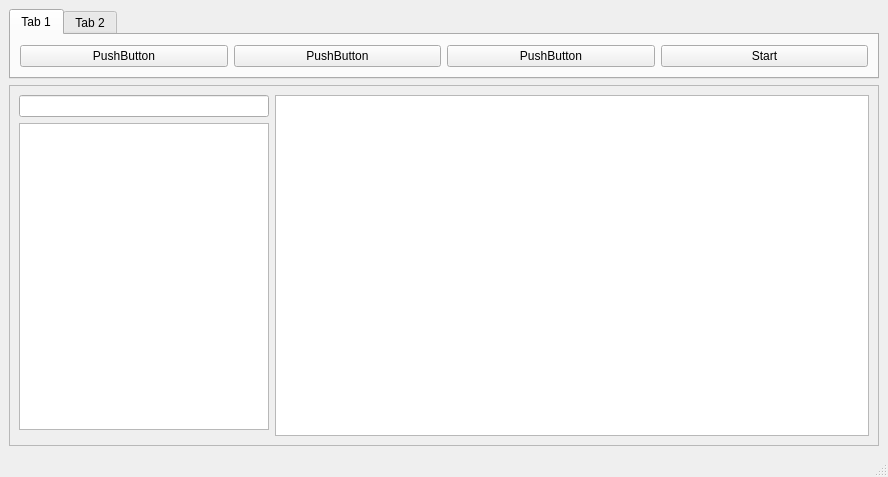
<?xml version="1.0" encoding="UTF-8"?>
<ui version="4.0">
 <class>MainWindow</class>
 <widget class="QMainWindow" name="MainWindow">
  <property name="geometry">
   <rect>
    <x>0</x>
    <y>0</y>
    <width>888</width>
    <height>477</height>
   </rect>
  </property>
  <property name="mouseTracking">
   <bool>true</bool>
  </property>
  <property name="windowTitle">
   <string>MainWindow</string>
  </property>
  <widget class="QWidget" name="centralwidget">
   <layout class="QVBoxLayout" name="verticalLayout_2">
    <item>
     <layout class="QVBoxLayout" name="verticalLayout">
      <item>
       <widget class="QTabWidget" name="tabWidget">
        <property name="sizePolicy">
         <sizepolicy hsizetype="Expanding" vsizetype="Fixed">
          <horstretch>0</horstretch>
          <verstretch>0</verstretch>
         </sizepolicy>
        </property>
        <property name="currentIndex">
         <number>0</number>
        </property>
        <widget class="QWidget" name="tab">
         <attribute name="title">
          <string>Tab 1</string>
         </attribute>
         <layout class="QGridLayout" name="gridLayout">
          <item row="0" column="1">
           <widget class="QPushButton" name="pushButton_3">
            <property name="text">
             <string>PushButton</string>
            </property>
           </widget>
          </item>
          <item row="0" column="3">
           <widget class="QPushButton" name="pushButton">
            <property name="text">
             <string>Start</string>
            </property>
           </widget>
          </item>
          <item row="0" column="0">
           <widget class="QPushButton" name="pushButton_2">
            <property name="text">
             <string>PushButton</string>
            </property>
           </widget>
          </item>
          <item row="0" column="2">
           <widget class="QPushButton" name="pushButton_4">
            <property name="text">
             <string>PushButton</string>
            </property>
           </widget>
          </item>
         </layout>
        </widget>
        <widget class="QWidget" name="tab_2">
         <attribute name="title">
          <string>Tab 2</string>
         </attribute>
        </widget>
       </widget>
      </item>
      <item>
       <layout class="QHBoxLayout" name="horizontalLayout">
        <item>
         <widget class="QScrollArea" name="scrollArea">
          <property name="widgetResizable">
           <bool>true</bool>
          </property>
          <widget class="QWidget" name="scrollAreaWidgetContents">
           <property name="geometry">
            <rect>
             <x>0</x>
             <y>0</y>
             <width>864</width>
             <height>330</height>
            </rect>
           </property>
           <layout class="QHBoxLayout" name="horizontalLayout_4">
            <item>
             <layout class="QHBoxLayout" name="horizontalLayout_3">
              <item>
               <layout class="QVBoxLayout" name="verticalLayout_3">
                <property name="sizeConstraint">
                 <enum>QLayout::SizeConstraint::SetMaximumSize</enum>
                </property>
                <item>
                 <widget class="QLineEdit" name="lineEdit">
                  <property name="maximumSize">
                   <size>
                    <width>250</width>
                    <height>16777215</height>
                   </size>
                  </property>
                 </widget>
                </item>
                <item>
                 <widget class="ComponentListWidget" name="listWidget">
                  <property name="maximumSize">
                   <size>
                    <width>250</width>
                    <height>16777215</height>
                   </size>
                  </property>
                  <property name="mouseTracking">
                   <bool>true</bool>
                  </property>
                  <property name="dragEnabled">
                   <bool>true</bool>
                  </property>
                  <property name="dragDropMode">
                   <enum>QAbstractItemView::DragDropMode::DragOnly</enum>
                  </property>
                  <property name="defaultDropAction">
                   <enum>Qt::DropAction::MoveAction</enum>
                  </property>
                  <property name="iconSize">
                   <size>
                    <width>110</width>
                    <height>80</height>
                   </size>
                  </property>
                  <property name="movement">
                   <enum>QListView::Movement::Static</enum>
                  </property>
                  <property name="spacing">
                   <number>10</number>
                  </property>
                  <property name="gridSize">
                   <size>
                    <width>110</width>
                    <height>90</height>
                   </size>
                  </property>
                  <property name="viewMode">
                   <enum>QListView::ViewMode::IconMode</enum>
                  </property>
                  <property name="uniformItemSizes">
                   <bool>false</bool>
                  </property>
                  <property name="itemAlignment">
                   <set>Qt::AlignmentFlag::AlignLeading</set>
                  </property>
                 </widget>
                </item>
                <item>
                 <widget class="QStackedWidget" name="stackedWidget">
                  <property name="sizePolicy">
                   <sizepolicy hsizetype="Preferred" vsizetype="Fixed">
                    <horstretch>0</horstretch>
                    <verstretch>0</verstretch>
                   </sizepolicy>
                  </property>
                  <property name="maximumSize">
                   <size>
                    <width>250</width>
                    <height>300</height>
                   </size>
                  </property>
                  <property name="currentIndex">
                   <number>0</number>
                  </property>
                  <widget class="QWidget" name="page"/>
                  <widget class="QWidget" name="page_2"/>
                 </widget>
                </item>
               </layout>
              </item>
              <item>
               <widget class="GraphicsView" name="graphicsView">
                <property name="mouseTracking">
                 <bool>true</bool>
                </property>
               </widget>
              </item>
             </layout>
            </item>
           </layout>
          </widget>
         </widget>
        </item>
       </layout>
      </item>
     </layout>
    </item>
   </layout>
  </widget>
  <widget class="QMenuBar" name="menubar">
   <property name="geometry">
    <rect>
     <x>0</x>
     <y>0</y>
     <width>888</width>
     <height>21</height>
    </rect>
   </property>
  </widget>
  <widget class="QStatusBar" name="statusbar"/>
 </widget>
 <customwidgets>
  <customwidget>
   <class>GraphicsView</class>
   <extends>QGraphicsView</extends>
   <header>GraphicsView.h</header>
  </customwidget>
  <customwidget>
   <class>ComponentListWidget</class>
   <extends>QListWidget</extends>
   <header>ComponentListWidget.h</header>
  </customwidget>
 </customwidgets>
 <resources/>
 <connections/>
</ui>
